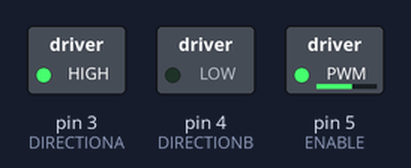
This sketch was run on a simulated Arduino Uno, built with avr-gcc and run on an emulated ATmega328P. On the bench: switched loads named in the sketch (green lamp = pin HIGH).

Above: at 0.1 s.
Timing chart, 0 to 1.6 s (numbered marks = the images above):
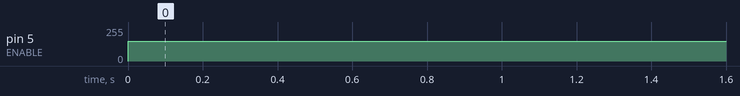

The sketch:

fuel_gauge_control.ino
```cpp
//www.elegoo.com
//2016.12.12

/************************
Exercise the using
the L293D chip
************************/

#define ENABLE 5
//need to tell the chip which way the current is flowing.
//We're using 'direction A'
#define DIRECTIONA 3
#define DIRECTIONB 4

//positions, (as indicated on the gauge)
int empty=100;
int half=150;
int full=250;

void setup() {
  //---set pin direction
  pinMode(ENABLE,OUTPUT);
  pinMode(DIRECTIONA,OUTPUT);
  pinMode(DIRECTIONB,OUTPUT);
  digitalWrite(DIRECTIONA,HIGH); //one way
  digitalWrite(DIRECTIONB,LOW);
}

void loop() {
  analogWrite(ENABLE,half);
  delay(2000);
}
```

Measured:
- by itself, pin 5 (ENABLE): 0/255 → 150/255 at 0.00 s
